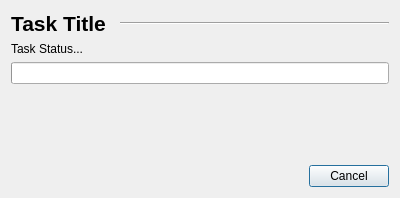
<?xml version="1.0" encoding="UTF-8"?>
<ui version="4.0">
 <class>ProgBarDialog</class>
 <widget class="QDialog" name="ProgBarDialog">
  <property name="geometry">
   <rect>
    <x>0</x>
    <y>0</y>
    <width>400</width>
    <height>198</height>
   </rect>
  </property>
  <property name="windowTitle">
   <string>Task Title</string>
  </property>
  <layout class="QVBoxLayout" name="verticalLayout">
   <item>
    <layout class="QHBoxLayout" name="horizontalLayout">
     <item>
      <widget class="QLabel" name="lbl_task_title">
       <property name="sizePolicy">
        <sizepolicy hsizetype="Minimum" vsizetype="Preferred">
         <horstretch>0</horstretch>
         <verstretch>0</verstretch>
        </sizepolicy>
       </property>
       <property name="font">
        <font>
         <pointsize>16</pointsize>
         <weight>75</weight>
         <bold>true</bold>
        </font>
       </property>
       <property name="text">
        <string>Task Title</string>
       </property>
      </widget>
     </item>
     <item>
      <spacer name="horizontalSpacer">
       <property name="orientation">
        <enum>Qt::Horizontal</enum>
       </property>
       <property name="sizeType">
        <enum>QSizePolicy::Fixed</enum>
       </property>
       <property name="sizeHint" stdset="0">
        <size>
         <width>8</width>
         <height>20</height>
        </size>
       </property>
      </spacer>
     </item>
     <item>
      <widget class="Line" name="line">
       <property name="sizePolicy">
        <sizepolicy hsizetype="Expanding" vsizetype="Fixed">
         <horstretch>0</horstretch>
         <verstretch>0</verstretch>
        </sizepolicy>
       </property>
       <property name="orientation">
        <enum>Qt::Horizontal</enum>
       </property>
      </widget>
     </item>
    </layout>
   </item>
   <item>
    <widget class="QLabel" name="lbl_task_status">
     <property name="text">
      <string>Task Status...</string>
     </property>
    </widget>
   </item>
   <item>
    <widget class="QProgressBar" name="prog_bar">
     <property name="value">
      <number>0</number>
     </property>
     <property name="format">
      <string/>
     </property>
    </widget>
   </item>
   <item>
    <spacer name="verticalSpacer">
     <property name="orientation">
      <enum>Qt::Vertical</enum>
     </property>
     <property name="sizeHint" stdset="0">
      <size>
       <width>20</width>
       <height>40</height>
      </size>
     </property>
    </spacer>
   </item>
   <item>
    <widget class="QDialogButtonBox" name="buttonBox">
     <property name="orientation">
      <enum>Qt::Horizontal</enum>
     </property>
     <property name="standardButtons">
      <set>QDialogButtonBox::Cancel</set>
     </property>
    </widget>
   </item>
  </layout>
 </widget>
 <resources/>
 <connections>
  <connection>
   <sender>buttonBox</sender>
   <signal>accepted()</signal>
   <receiver>ProgBarDialog</receiver>
   <slot>accept()</slot>
   <hints>
    <hint type="sourcelabel">
     <x>248</x>
     <y>254</y>
    </hint>
    <hint type="destinationlabel">
     <x>157</x>
     <y>274</y>
    </hint>
   </hints>
  </connection>
  <connection>
   <sender>buttonBox</sender>
   <signal>rejected()</signal>
   <receiver>ProgBarDialog</receiver>
   <slot>reject()</slot>
   <hints>
    <hint type="sourcelabel">
     <x>316</x>
     <y>260</y>
    </hint>
    <hint type="destinationlabel">
     <x>286</x>
     <y>274</y>
    </hint>
   </hints>
  </connection>
 </connections>
</ui>
